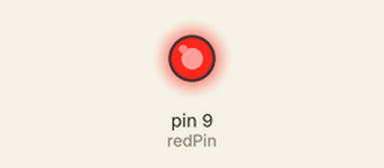
Bench run of a sketch on a simulated Arduino Uno, built with avr-gcc and run on an emulated ATmega328P. Parts: output pins drawn as LEDs (lit = HIGH).

Above: at 0.1 s.
Timing chart, 0 to 1.6 s (numbered marks = the images above):
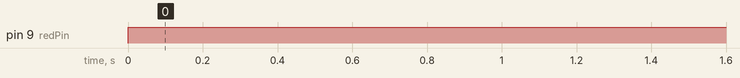

The sketch:

AnalogPins.ino
```cpp
int redPin=9;
void setup() {
  // put your setup code here, to run once:
  pinMode(redPin, OUTPUT);

}

void loop() {
  // put your main code here, to run repeatedly:
  digitalWrite(redPin,HIGH);
  analogWrite(redPin,255);
  //delay(1000);
  //analogWrite(redPin,128);
  //delay(1000);


}
```

Measured:
- by itself, pin 9 (redPin): LOW → HIGH at 0.00 s
